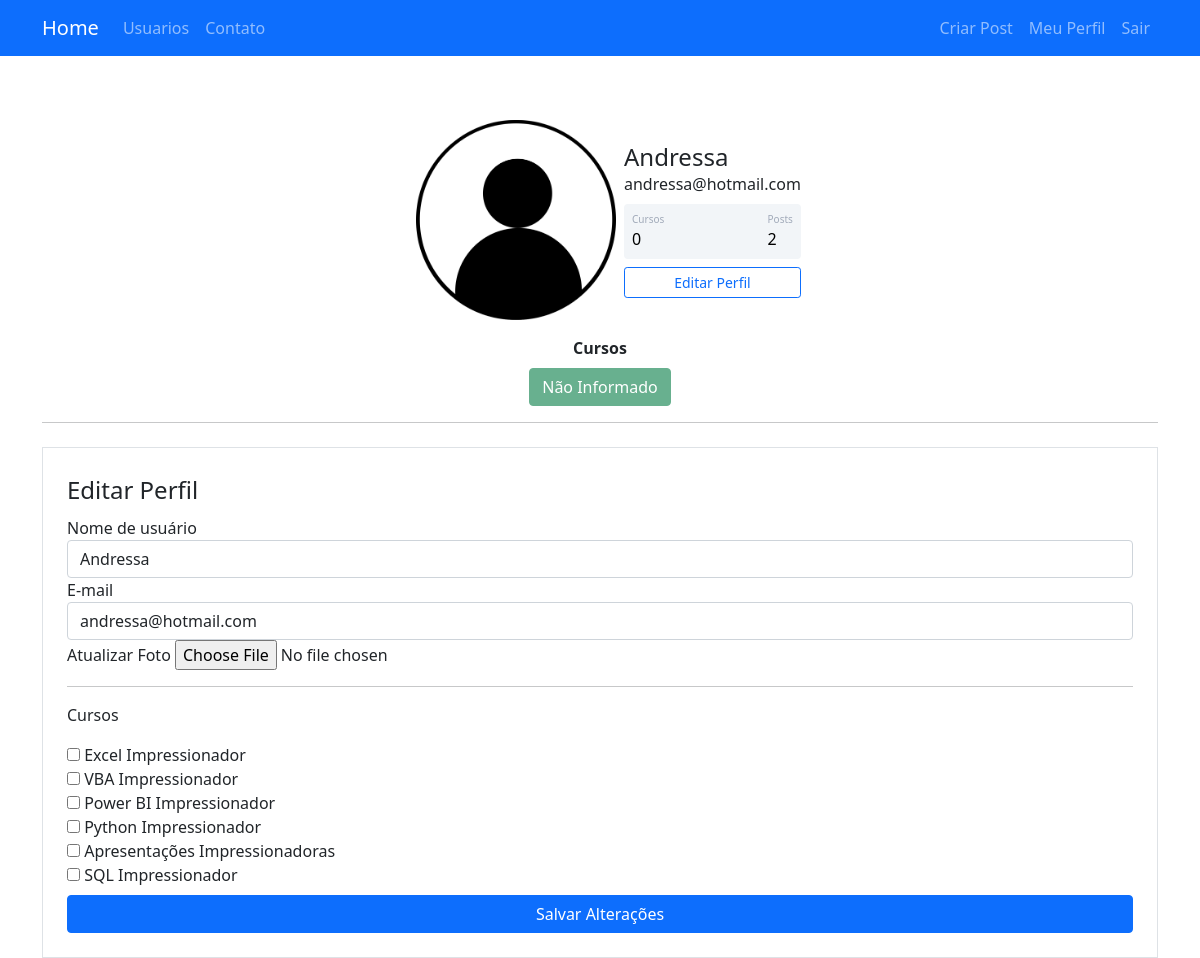
Screenshot of /perfil/editar (signed in) with the database file from the repository.
### comunidadeimpressionadora/models.py (models this page shows)
class Usuario(database.Model, UserMixin):
    id = database.Column(database.Integer, primary_key=True)
    username = database.Column(database.String, nullable=False, unique=True)
    email = database.Column(database.String, nullable=False, unique=True)
    senha = database.Column(database.String, nullable=False)
    foto_perfil = database.Column(database.String, default='default.jpg')
    posts = database.relationship('Post', backref='autor', lazy=True)
    cursos = database.Column(database.String, nullable=False, default='Não Informado')
    def contar_posts(self):
        return len(self.posts)

### comunidadeimpressionadora/routes.py (the view)
@app.route('/perfil/editar', methods=['GET', 'POST'])
@login_required
def editar_perfil():
    form = FormEditarPerfil()
    if form.validate_on_submit():
        current_user.email = form.email.data
        current_user.username = form.username.data
        if form.foto_perfil.data: # mudar o campo foto_perfil do usuário para o novo nome da imagem
            nome_imagem = salvar_imagem(form.foto_perfil.data)
            current_user.foto_perfil = nome_imagem
        current_user.cursos = atualizar_cursos(form)
        database.session.commit()
        flash('Perfil atualizado com sucesso.', 'alert-success')
        return redirect(url_for('perfil'))
    elif request.method == "GET":
        form.email.data = current_user.email
        form.username.data = current_user.username
        for campo in form:
            if 'curso' in campo.name:
                if campo.label.text in current_user.cursos:
                    campo.data = True
    foto_perfil = url_for('static', filename='fotos_perfil/{}'.format(current_user.foto_perfil))
    return render_template('editarperfil.html', foto_perfil=foto_perfil, form=form)

### comunidadeimpressionadora/forms.py (shortened to what this page needs)
class FormEditarPerfil(FlaskForm):
    username = StringField('Nome de usuário', validators=[DataRequired()])
    email = StringField('E-mail', validators=[DataRequired(), Email()])
    foto_perfil = FileField('Atualizar Foto', validators=[FileAllowed(['jpg', 'jpeg', 'png'])])
    curso_excel = BooleanField('Excel Impressionador')
    curso_vba = BooleanField('VBA Impressionador')
    curso_powerbi = BooleanField('Power BI Impressionador')
    curso_python = BooleanField('Python Impressionador')
    curso_ppt = BooleanField('Apresentações Impressionadoras')
    curso_sql = BooleanField('SQL Impressionador')
    botao_submit_editarperfil = SubmitField('Salvar Alterações')

### comunidadeimpressionadora/models.py (called while the page is built)
@login_manager.user_loader
def load_usuario(id_usuario):
    return Usuario.query.get(int(id_usuario))

### comunidadeimpressionadora/templates/editarperfil.html (shortened to what this page needs)
{% extends 'perfil.html' %}
{% block form_editar_perfil %}
    <div class="container">
        <hr>
        <div class="row">
            <div class="col">
                <form method="POST" action="" class="border p-4 mt-2" enctype="multipart/form-data">
                    <legend>Editar Perfil</legend>
                    <fieldset>
                        <div class="form-group">
                            {{ form.username.label(class="form-control-label") }}
                            {% if form.username.errors %}
                                {{ form.username(class="form-control is-invalid") }}
                            <div class="invalid-feedback">
                                {% for erro in form.username.errors %}
                                    {{ erro }}
                                {% endfor %}
                            </div>
                            {% else %}
                                {{ form.username(class="form-control") }}
                            {% endif %}
                        </div>
                        <div class="form-group">
                            {{ form.email.label(class="form-control-label") }}
                            {% if form.email.errors %}
                                {{ form.email(class="form-control is-invalid") }}
                            <div class="invalid-feedback">
                                {% for erro in form.email.errors %}
                                    {{ erro }}
                                {% endfor %}
                            </div>
                            {% else %}
                                {{ form.email(class="form-control") }}
                            {% endif %}
                        </div>
                        <div class="form-group">
                            {{ form.foto_perfil.label }}
                            {{ form.foto_perfil(class="form-control-file") }}
                        </div>
                        <hr>
                        <p>Cursos</p>
                        {% for campo in form %}
                            {% if 'curso_' in campo.name %}
                                <div class="form-group">
                                    {{ campo(class="form-check-imput") }}
                                    {{ campo.label(class="form-check-label") }}
                                </div>
                            {% endif %}
                        {% endfor %}
                    </fieldset>
                        {{ form.botao_submit_editarperfil(class="btn btn-primary mt-2 container") }}
                </form>
            </div>
        </div>
    </div>
{% endblock %}

### comunidadeimpressionadora/templates/perfil.html
{% extends 'base.html' %}
{% block body %}
    <div class="container mt-5 d-flex justify-content-center">
        <div class="card p-3">
            <div class="d-flex align-items-center">
                <div class="image pe-2"> <img src="{{ foto_perfil }}" class="rounded" width="200"> </div>
                <div class="ml-3 w-100">
                    <h4 class="mb-0 mt-0">{{ current_user.username }}</h4> <span>{{ current_user.email }}</span>
                    <div class="p-2 mt-2 bg-primary d-flex justify-content-between rounded text-white stats">
                        {% if 'Não Informado' in current_user.cursos or current_user.cursos == '' %}
                            <div class="d-flex flex-column"> <span class="articles">Cursos</span> <span class="number1">0</span> </div>
                        {% else %}
                            <div class="d-flex flex-column"> <span class="articles">Cursos</span> <span class="number1">{{ current_user.cursos.count(';') + 1 }}</span> </div>
                        {% endif %}
                        <div class="d-flex flex-column"> <span class="rating">Posts</span> <span class="number3">{{ current_user.contar_posts() }}</span> </div>
                    </div>
                    <div class="button mt-2 d-flex flex-row align-items-center"> <a class="w-100" href="{{ url_for('editar_perfil') }}"><button class="btn btn-sm btn-outline-primary w-100">Editar Perfil</button></a></div>
                </div>
            </div>
        </div>
    </div>
    <div class="row justify-content-center">
        <div class="col col-4" style="text-align: center">
            <strong>Cursos</strong><br>
            {% if current_user.cursos %}
                {% for curso in current_user.cursos.split(';') %}
                    <button type="button" class="btn btn-success mt-2" disabled>{{ curso }}</button>
                {% endfor %}
            {% endif %}
        </div>
    </div>
{% block form_editar_perfil %}
{% endblock %}
{% endblock %}

### comunidadeimpressionadora/static/main.css (style rules this page uses)
.card { width: 400px; border: none; border-radius: 10px; background-color: #fff }
.stats { background: #f2f5f8 !important; color: #000 !important }
.articles { font-size: 10px; color: #a1aab9 }
.number1 { font-weight: 500 }
.rating { font-size: 10px; color: #a1aab9 }
.number3 { font-weight: 500 }

### rows the page displays
Usuario: username "Andressa", email "andressa@hotmail.com", cursos "Não Informado"

### other values shown
{{ current_user.contar_posts() }} "2"
{{ campo.label(class="form-check-label") }} "Excel Impressionador" "VBA Impressionador" "Power BI Impressionador" "Python Impressionador" "Apresentações Impressionadoras" "SQL Impressionador"
